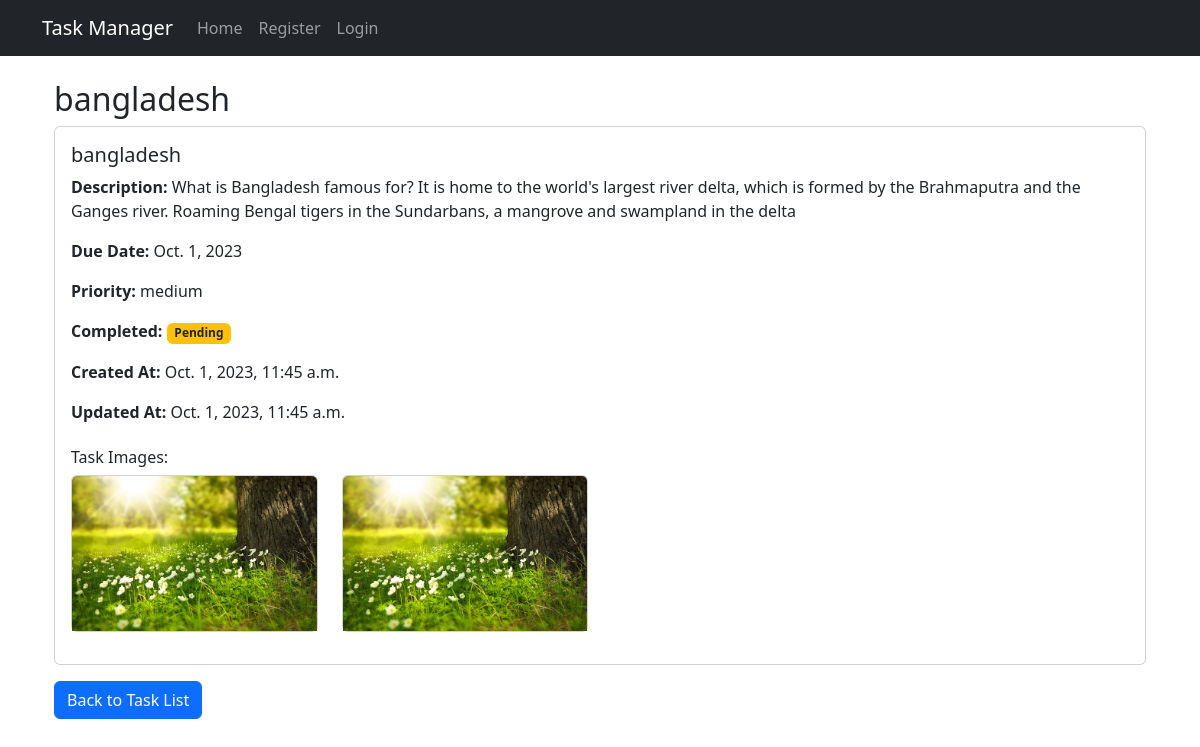
The page /tasks/27/ on the database its author committed.
### tasks/models.py (models this page shows, shortened)
class Task(models.Model):
    title = models.CharField(max_length=100)
    description = models.TextField()
    due_date = models.DateField()
    priority = models.CharField(max_length=10, choices=PRIORITY_CHOICES)
    completed = models.BooleanField(default=False)
    created_at = models.DateTimeField(auto_now_add=True)
    updated_at = models.DateTimeField(auto_now=True, null=True, blank=True)
    user = models.ForeignKey(User, on_delete=models.CASCADE, related_name='tasks')

class TaskImage(models.Model):
    task = models.ForeignKey(Task, related_name='images', on_delete=models.CASCADE)
    image = models.ImageField(upload_to='task_images/')

### tasks/views.py (the view)
# urls.py: path('tasks/<int:pk>/', TaskDetailView.as_view(), name='task_detail'),
class TaskDetailView(DetailView):
    model = Task
    template_name = 'task_detail.html'
    context_object_name = 'task'

### tasks/templates/task_detail.html (shortened to what this page needs)
{% extends "base.html" %}
{% block content %}
<div class="container mt-4">
    <h2>{{ task.title }}</h2>
    <div class="card">
        <div class="card-body">
            <h5 class="card-title">{{ task.title }}</h5>
            <p class="card-text"><strong>Description:</strong> {{ task.description }}</p>
            <p class="card-text"><strong>Due Date:</strong> {{ task.due_date }}</p>
            <p class="card-text"><strong>Priority:</strong> {{ task.priority }}</p>
            <p class="card-text"><strong>Completed:</strong> {% if task.completed %}<span class="badge bg-success">Completed</span>{% else %}<span class="badge bg-warning text-dark">Pending</span>{% endif %}</p>
            <p class="card-text"><strong>Created At:</strong> {{ task.created_at }}</p>
            <p class="card-text"><strong>Updated At:</strong> {{ task.updated_at }}</p>
            <h6 class="mt-4">Task Images:</h6>
            <div class="row">
                {% for image in task.images.all %}
                <div class="col-md-3 mb-3">
                    <div class="card">
                        <img src="{{ image.image.url }}" class="card-img-top" alt="Task Image">
                    </div>
                </div>
                {% endfor %}
            </div>
        </div>
    </div>
    <a href="{% url 'home' %}" class="btn btn-primary mt-3">Back to Task List</a>
</div>
{% endblock %}

### rows shown on the page
Task: title "bangladesh", description "What is Bangladesh famous for? It is home to the world's largest river delta, which is formed by the Brahmaputra and the Ganges river. Roaming Bengal tigers in the Sundarbans, a mangrove and swampland in the delta", due_date "Oct. 1, 2023", priority "medium", created_at "Oct. 1, 2023, 11:45 a.m.", updated_at "Oct. 1, 2023, 11:45 a.m."
TaskImage: image (picture)
TaskImage: image (picture)
